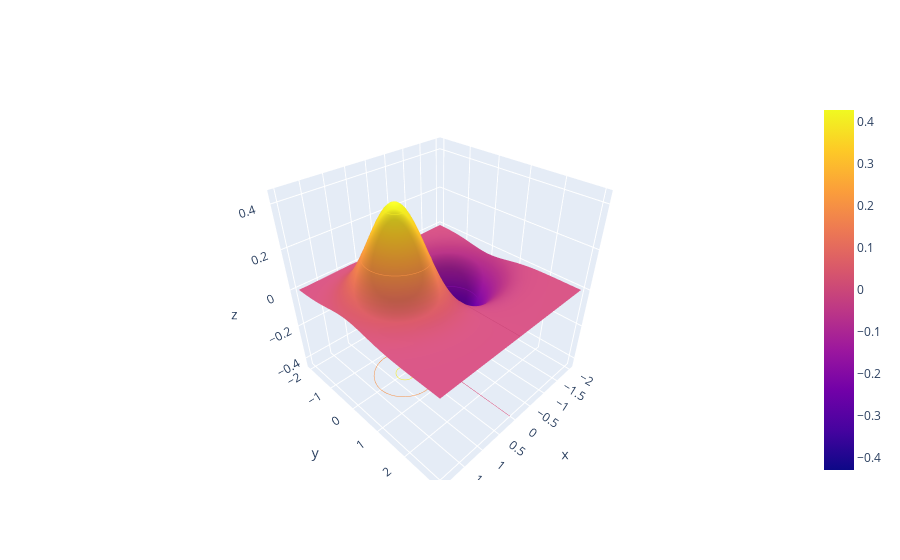

The cell this chart's notebook holds for it:
### Code cell
plot_surface_3d(f)

### Figure 1 — Plotly figure (JSON) as saved in the notebook; plotly's stock layout.template omitted (floating-point values rounded to 4 significant figures; data arrays with more than 128 entries replaced by an {"elided": "..."} marker saying what was removed)
{"data": [{"contours": {"x": {"end": 2, "size": 0.2, "start": -2}, "z": {"end": 2, "project": {"z": true}, "show": true, "size": 0.2, "start": -2, "usecolormap": true}}, "type": "surface", "x": {"elided": "201x201 float values"}, "y": {"elided": "201x201 float values"}, "z": {"elided": "201x201 float values"}}], "layout": {}}
